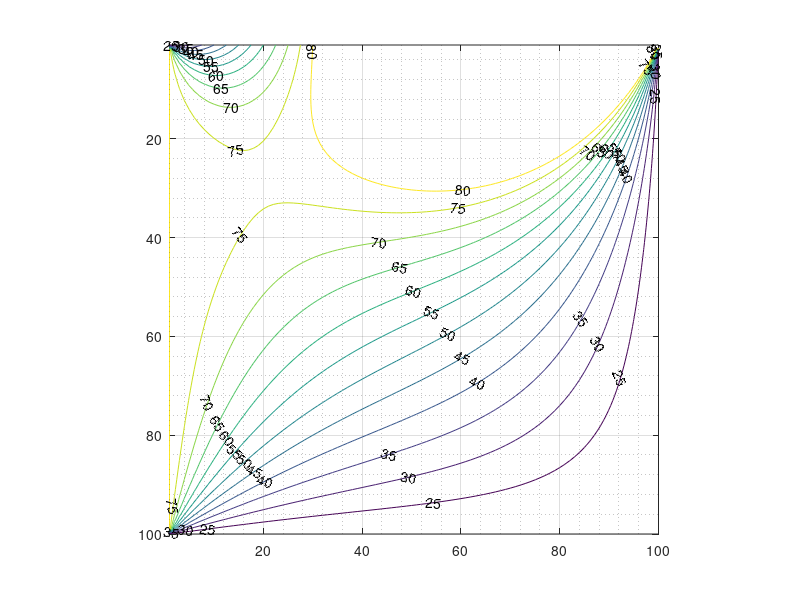

Here is the MATLAB script that generated this plot:
N = 100; % liczba wierszy
M = 100; % liczba kolumn

% Macierz A

A = speye(N * M);

for i = 2 : (N - 1)
    for j = 2 : (M - 1)
        
        k  = i + (j - 1) * N;
        k1 = (i - 1) + (j - 1) * N;
        k2 = (i + 1) + (j - 1) * N;
        k3 = i + (j - 1 - 1) * N;
        k4 = i + (j - 1 + 1) * N;
        
        A(k, k) = 4;
        A(k, k1) = -1;
        A(k, k2) = -1;
        A(k, k3) = -1;
        A(k, k4) = -1;        
    end
end

b = zeros(N * M, 1);

for i = 1 : N
    j = 1;
    k = i + (j - 1) * N;
    b(k) = 80; % temperatura z lewej strony
    j = M;
    k = i + (j - 1) * N;
    b(k) = 20; % temperatura z prawej strony
end

for j = 1 : M
    i = 1;
    k = i + (j - 1) * N;    
    b(k) = 20 + 2 * j; % temperatura z lewej strony
    i = M;
    k = i + (j - 1) * N;    
    b(k) = 20; % temperatura z prawej strony
end

% A = sparse(A);

tic
T = A \ b;
toc

T = reshape(T, N, M);

contour(T,20:5:80, 'ShowText', 'on');
grid on;
grid minor;
axis ij;
axis equal;

